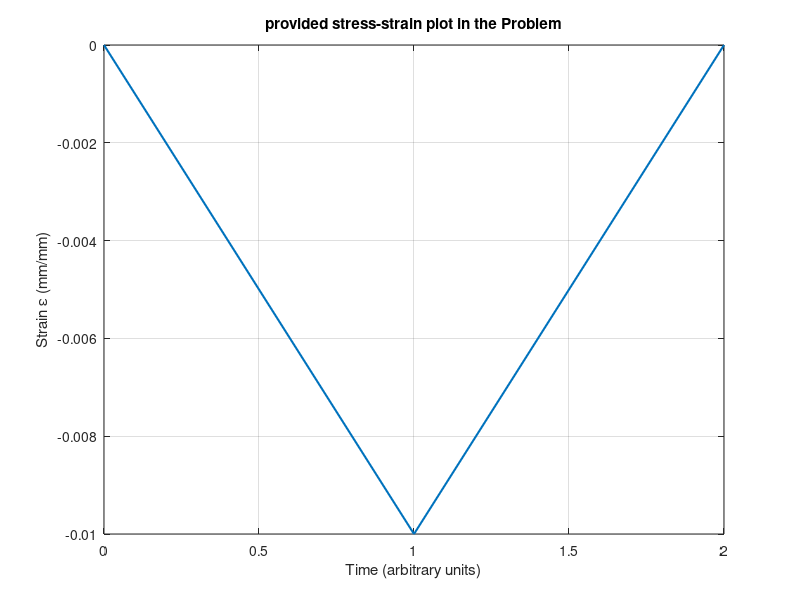
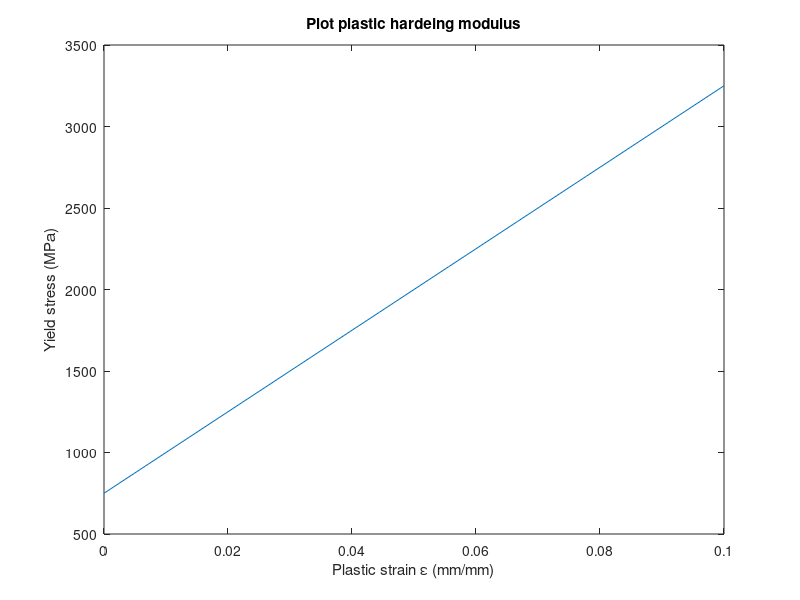
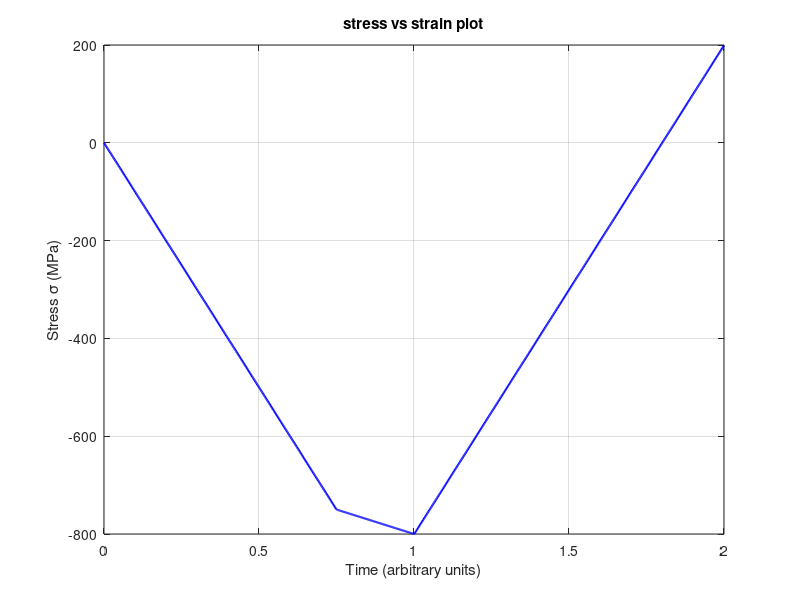
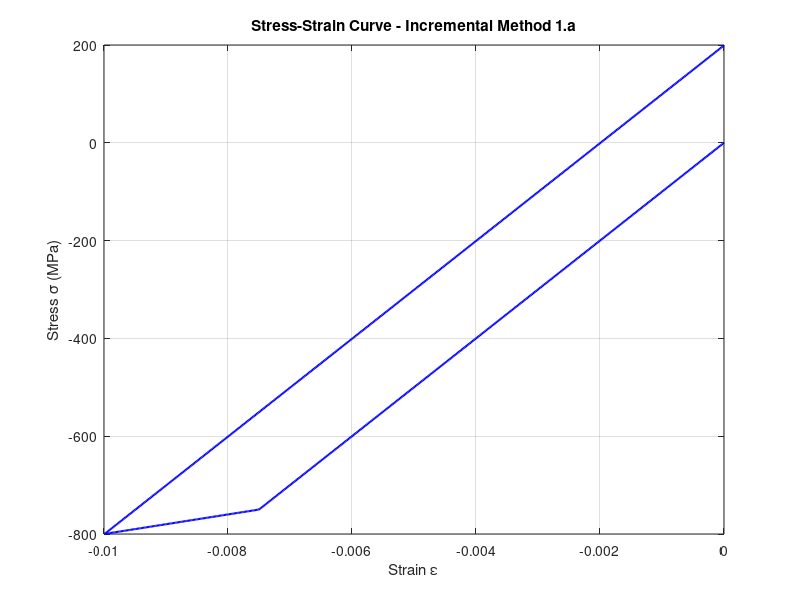

Source code (MATLAB) for these figures, in order: (Note: this script raises an error after producing the figures.)
clc
close all
clear all 

% Define Material Parameters
E = 100.0e3;      % Elastic Modulus (MPa)
sigma0 = 750;   % Initial Yield Strength (MPa)
H = 25.0e3;       % Plastic Modulus (MPa)
%H=0
Et = (E * H) / (E + H); % Tangent Modulus (MPa)

% Define Key Points from Calculation
%time_key = [1, 2, 4, 5];
time_key =[0,1 ,2];
%strain_key = [0, 0.02, -0.02, 0];
strain_key = [0, -.01,0]

% Plot strain history
figure(1)
plot(time_key, strain_key,'LineWidth',1.5)
hold on
title('provided stress-strain plot in the Problem');
grid on
xlabel('Time (arbitrary units)');
ylabel('Strain \epsilon (mm/mm)');

% Plot plastic hardeing modulus
figure(2)
example_plastic = linspace(0,0.1, 10)
example_stress = H*example_plastic + sigma0
plot(example_plastic, example_stress)
title('Plot plastic hardeing modulus');
xlabel('Plastic strain \epsilon (mm/mm)');
ylabel('Yield stress (MPa)');

% --- Discretize Loading Path ---
num_steps = 1000; % Total number of steps for the entire simulation
time = linspace(time_key(1), time_key(end), num_steps);
% Interpolate strain values at each time step
total_strain = interp1(time_key, strain_key, time);


% Initialization variables at zero
stress = zeros(1, num_steps);          % Stress history (GPa)
plastic_strain = zeros(1, num_steps);  % Plastic strain history
total_accum_plastic_strain = 0;              % Accumulated plastic strain (scalar)
yield_strength = sigma0;               % Current yield strength (scalar, starts at sigma0=500MPa)

tolerance = 1e-9; % Tolerance for yield check

%Go over each step, determine if yielding or not at each step
for i = 2:num_steps % Start from the second step

    % Current state variables (from previous step i-1)
    prev_stress = stress(i-1);
    prev_yield_strength = yield_strength; % Use the latest updated yield strength
    prev_accum_plastic_strain = total_accum_plastic_strain;
    prev_plastic_strain = plastic_strain(i-1);

    % Calculate total strain increment for this step
    delta_epsilon = total_strain(i) - total_strain(i-1);

    % Elastic stress redictor(assume elastic)
    sigma_trial = prev_stress + E * delta_epsilon;

    % Check Yield Condition (This is your yield surface)
    f_trial = abs(sigma_trial) - prev_yield_strength;

    % Make choice if elastic or plastic
    % Elastic- Yield strength and accumulated plastic strain don't change
    if f_trial <= tolerance
        % Elastic Step
        stress(i) = sigma_trial;
        plastic_strain(i) = prev_plastic_strain; % No change in plastic strain
    % Plastic- isotrpic hardening    
    else
         % Calculate plastic strain increment magnitude 
        delta_gamma = f_trial / (E + H);  %this is always positive since f_trial is positeive here

        % Calculate plastic strain increment, note it uses direction of
        % stress to add or subtract the plastic strain increment
        delta_eps_p = delta_gamma * sign(sigma_trial);

        % Update total plastic strain for this step
        plastic_strain(i) = prev_plastic_strain + delta_eps_p;

        % Update total accumulated plastic strain (magnitude for hardening)
        total_accum_plastic_strain = prev_accum_plastic_strain + delta_gamma;

        % Update new yield strength for the *next* step's check
        yield_strength = sigma0 + H * total_accum_plastic_strain

        % Update stress (correct back to the new yield surface)
        stress(i) = sigma_trial - E * delta_eps_p;
    end
end

% Stress History
figure(3);
plot(time, stress, '-b', 'LineWidth', 1.5);
xlabel('Time (arbitrary units)');
ylabel('Stress \sigma (MPa)');
title('stress vs strain plot')
grid on


% Stress-Strain Curve
figure(4)
plot(total_strain, stress, '-b', 'LineWidth', 1.5);
xlabel('Strain \epsilon');
ylabel('Stress \sigma (MPa)');
title('Stress-Strain Curve - Incremental Method 1.a');
grid on
 
ax = gca;
ax.XAxisLocation = 'origin';
ax.YAxisLocation = 'origin';
 